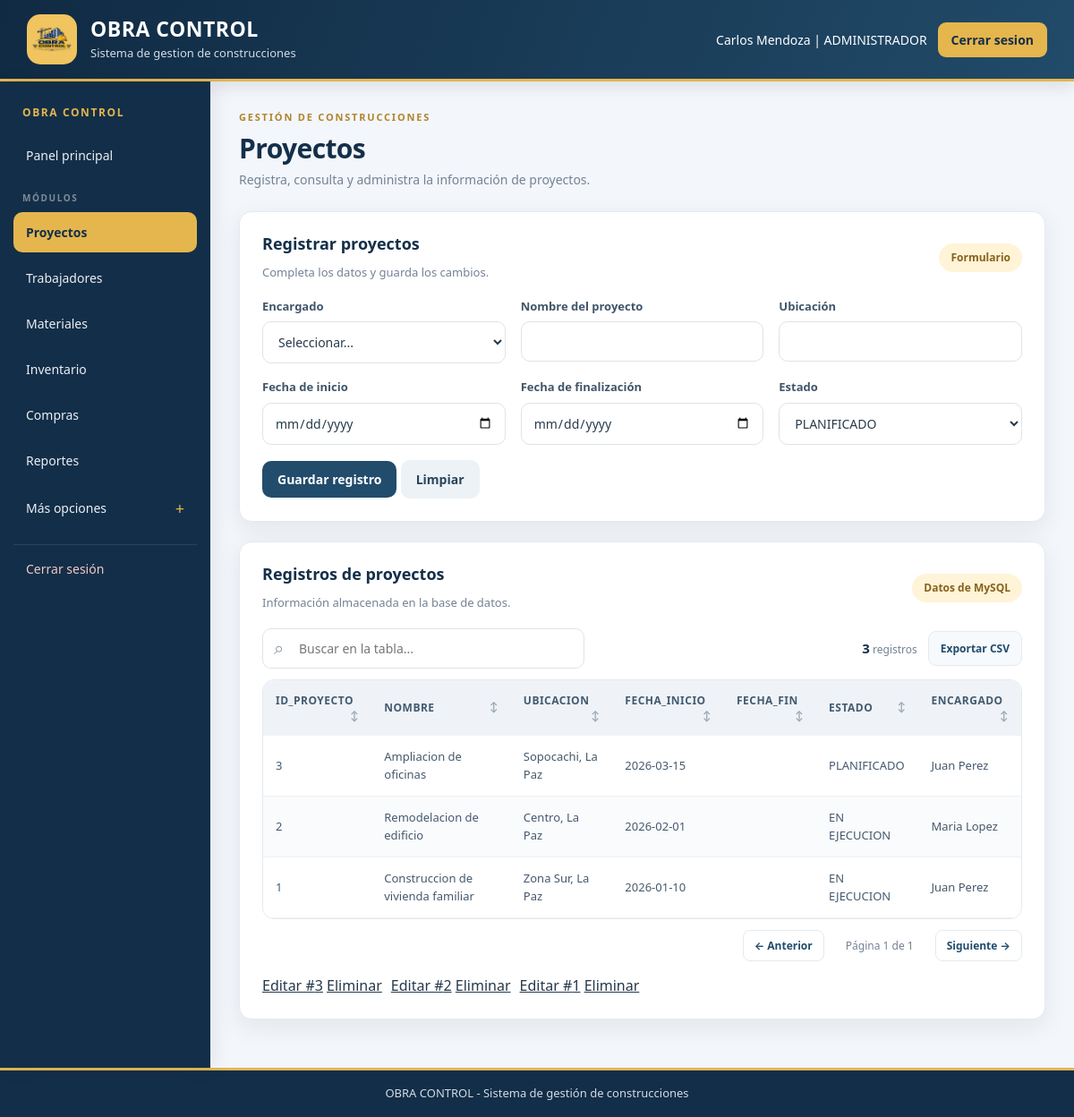
The app's page /OBRA_CONTROL/administrador/proyectos.php (signed in) with its own data.
### tables this page shows
CREATE TABLE proyecto (
    id_proyecto INT UNSIGNED AUTO_INCREMENT PRIMARY KEY,
    id_encargado INT UNSIGNED NOT NULL,
    nombre VARCHAR(120) NOT NULL,
    ubicacion VARCHAR(200) NOT NULL,
    fecha_inicio DATE NOT NULL,
    fecha_fin DATE,
    estado VARCHAR(30) NOT NULL DEFAULT 'PLANIFICADO',

    CONSTRAINT chk_proyecto_fechas
    CHECK (fecha_fin IS NULL OR fecha_fin >= fecha_inicio),

    CONSTRAINT fk_proyecto_encargado
    FOREIGN KEY (id_encargado)
    REFERENCES trabajador(id_trabajador)
);

CREATE TABLE usuario (
    id_usuario INT UNSIGNED AUTO_INCREMENT PRIMARY KEY,
    nombre VARCHAR(100) NOT NULL,
    correo VARCHAR(150) NOT NULL UNIQUE,
    password VARCHAR(255) NOT NULL,
    rol VARCHAR(30) NOT NULL,
    estado VARCHAR(20) NOT NULL DEFAULT 'ACTIVO'
);

### OBRA_CONTROL/administrador/proyectos.php (the view, shortened to what this page needs)
<?php
require_once '../conexion.php';
require_once '../funciones.php';
$registro_editar = null;
$resultado = $conn->query("SELECT p.id_proyecto,p.nombre,p.ubicacion,p.fecha_inicio,p.fecha_fin,p.estado,u.nombre AS encargado FROM proyecto p INNER JOIN trabajador t ON p.id_encargado=t.id_trabajador INNER JOIN usuario u ON t.id_usuario=u.id_usuario ORDER BY p.id_proyecto DESC");
?>
<!DOCTYPE html>
<html lang="es">
<head>
    <link rel="stylesheet" href="../css/estilo.css">
</head>
<body>
    <?php include '../encabezado.php';
    include '../menu.php'; ?>
    <section class="titulo-pagina"><span class="sobre-titulo">GESTIÓN DE CONSTRUCCIONES</span>
        <h2 class="titulo-seccion">Proyectos</h2>
        <p>Registra, consulta y administra la información de proyectos.</p>
    </section>
    <section class="tarjeta">
        <div class="encabezado-tabla">
            <div>
                <h3 class="titulo-tarjeta"><?php echo $registro_editar ? 'Editar registro' : 'Registrar proyectos'; ?>
                </h3>
                <p>Completa los datos y guarda los cambios.</p>
            </div><span class="etiqueta">Formulario</span>
        </div>
        <form method="POST" class="rejilla-formulario"><input type="hidden" name="id_registro"
            <div><label class="etiqueta-campo">Encargado</label><select name="id_encargado" required>
                    <option value="">Seleccionar...</option>
                </select></div>
            <div><label class="etiqueta-campo">Nombre del proyecto</label><input type="text" name="nombre"
                    value="<?php echo htmlspecialchars((string) ($registro_editar['nombre'] ?? '')); ?>" required></div>
            <div><label class="etiqueta-campo">Ubicación</label><input type="text" name="ubicacion"
                    value="<?php echo htmlspecialchars((string) ($registro_editar['ubicacion'] ?? '')); ?>" required>
            </div>
            <div><label class="etiqueta-campo">Fecha de inicio</label><input type="date" name="fecha_inicio"
                    value="<?php echo htmlspecialchars((string) ($registro_editar['fecha_inicio'] ?? '')); ?>" required>
            </div>
            <div><label class="etiqueta-campo">Fecha de finalización</label><input type="date" name="fecha_fin"
                    value="<?php echo htmlspecialchars((string) ($registro_editar['fecha_fin'] ?? '')); ?>"></div>
            <div><label class="etiqueta-campo">Estado</label><select name="estado"
                    required><?php foreach (['PLANIFICADO', 'EN EJECUCION', 'FINALIZADO', 'SUSPENDIDO'] as $opcion) { ?>
                        <option value="<?php echo $opcion; ?>" <?php echo (($registro_editar['estado'] ?? '') === $opcion) ? 'selected' : ''; ?>><?php echo $opcion; ?></option><?php } ?>
                </select></div>
            <div class="campo-completo"><button type="submit" class="boton-principal" name="guardar">Guardar
                    registro</button> <a class="boton boton-secundario" href="proyectos.php">Limpiar</a></div>
        </form>
    </section>
    <section class="tarjeta">
        <div class="encabezado-tabla">
            <div>
                <h3 class="titulo-tarjeta">Registros de proyectos</h3>
                <p>Información almacenada en la base de datos.</p>
            </div><span class="etiqueta">Datos de MySQL</span>
        </div><?php mostrar_tabla($resultado); ?>
        <div class="lista-acciones">
            <?php if ($resultado && $resultado->num_rows > 0) {
                $resultado->data_seek(0);
                while ($fila_accion = $resultado->fetch_assoc()) { ?><span><a
                            href="?editar=<?php echo (int) $fila_accion['id_proyecto']; ?>">Editar
                            #<?php echo (int) $fila_accion['id_proyecto']; ?></a> <a class="enlace-peligro"
                            href="?eliminar=<?php echo (int) $fila_accion['id_proyecto']; ?>"
                            onclick="return confirm('¿Eliminar este registro?')">Eliminar</a></span><?php }
            } ?>
        </div>
    </section>
    <?php include '../menu_final.php'; ?>
</body>
</html>

### OBRA_CONTROL/funciones.php (shortened to what this page needs)
<?php
function mostrar_tabla($resultado)
{
    $campos = $resultado->fetch_fields();
    $columnas = [];
    foreach ($campos as $campo) {
        $columnas[] = $campo->name;
    }
    $filas = [];
    while ($fila = $resultado->fetch_assoc()) {
        $filas[] = $fila;
    }
    echo "<div class='modulo-tabla'><div class='herramientas-tabla'>";
    echo "<div class='busqueda-tabla'><span class='icono-buscar'>⌕</span><input type='search' class='campo-busqueda-tabla' placeholder='Buscar en la tabla...' aria-label='Buscar en la tabla'></div>";
    echo "<div class='acciones-tabla'><span class='contador-filas'><strong>" . count($filas) . "</strong> registros</span><button type='button' class='boton-exportar' onclick='exportarTabla(this)'>Exportar CSV</button></div></div>";
    echo "<div class='contenedor-tabla'><table class='tabla-datos'><thead><tr>";
    foreach ($columnas as $indice => $columna) {
        echo "<th class='cabecera-ordenable' data-columna='" . $indice . "' tabindex='0'>" . htmlspecialchars($columna) . "<span class='icono-orden'>↕</span></th>";
    }
    echo "</tr></thead><tbody>";
    foreach ($filas as $fila) {
        echo "<tr>";
        foreach ($columnas as $columna) {
            echo "<td>" . htmlspecialchars((string) ($fila[$columna] ?? "")) . "</td>";
        }
        echo "</tr>";
    }
    echo "</tbody></table></div>";
    echo "<div class='paginacion-tabla'><button type='button' class='boton-pagina' data-direccion='-1'>← Anterior</button><span class='indicador-pagina'></span><button type='button' class='boton-pagina' data-direccion='1'>Siguiente →</button></div></div>";
}
?>

### records on screen
proyecto: id_proyecto "3", nombre "Ampliacion de oficinas", ubicacion "Sopocachi, La Paz", fecha_inicio "2026-03-15", estado "PLANIFICADO", usuario.nombre "Juan Perez"
proyecto: id_proyecto "2", nombre "Remodelacion de edificio", ubicacion "Centro, La Paz", fecha_inicio "2026-02-01", estado "EN EJECUCION", usuario.nombre "Maria Lopez"
proyecto: id_proyecto "1", nombre "Construccion de vivienda familiar", ubicacion "Zona Sur, La Paz", fecha_inicio "2026-01-10", estado "EN EJECUCION", usuario.nombre "Juan Perez"

### other values on screen
$_SESSION["nombre"] "Carlos Mendoza"
$_SESSION["rol"] "ADMINISTRADOR"
$etiqueta "Proyectos"
$etiqueta "Trabajadores"
$etiqueta "Materiales"
$etiqueta "Inventario"
$etiqueta "Compras"
$etiqueta "Reportes"
count($filas) "3"
$columna "ID_PROYECTO"
$columna "NOMBRE"
$columna "UBICACION"
$columna "FECHA_INICIO"
$columna "FECHA_FIN"
$columna "ESTADO"
